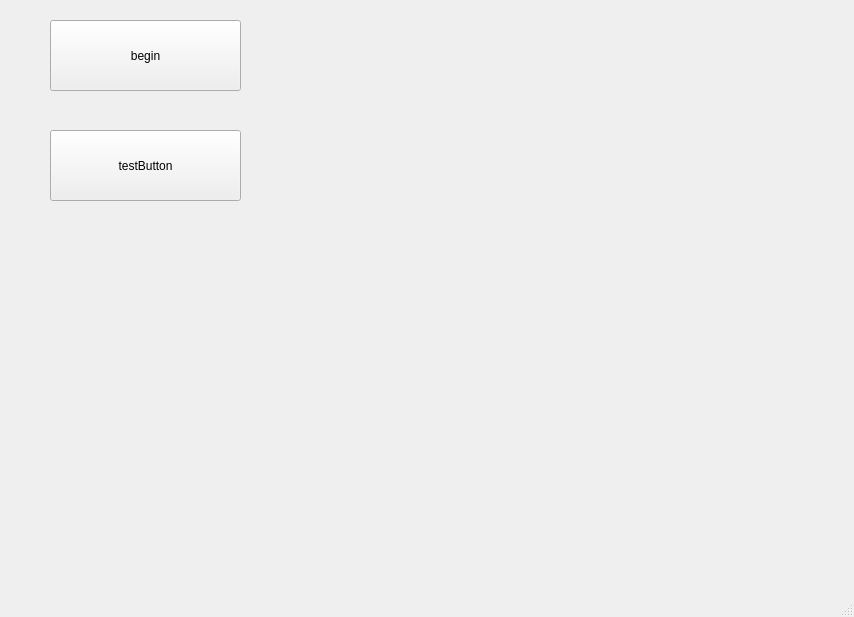
<?xml version="1.0" encoding="UTF-8"?>
<ui version="4.0">
 <class>MainWindow</class>
 <widget class="QMainWindow" name="MainWindow">
  <property name="geometry">
   <rect>
    <x>0</x>
    <y>0</y>
    <width>854</width>
    <height>617</height>
   </rect>
  </property>
  <property name="windowTitle">
   <string>MainWindow</string>
  </property>
  <widget class="QWidget" name="centralwidget">
   <widget class="QPushButton" name="beginGame">
    <property name="geometry">
     <rect>
      <x>50</x>
      <y>20</y>
      <width>191</width>
      <height>71</height>
     </rect>
    </property>
    <property name="text">
     <string>begin</string>
    </property>
   </widget>
   <widget class="QPushButton" name="test">
    <property name="geometry">
     <rect>
      <x>50</x>
      <y>130</y>
      <width>191</width>
      <height>71</height>
     </rect>
    </property>
    <property name="text">
     <string>testButton</string>
    </property>
   </widget>
  </widget>
  <widget class="QMenuBar" name="menubar">
   <property name="geometry">
    <rect>
     <x>0</x>
     <y>0</y>
     <width>854</width>
     <height>26</height>
    </rect>
   </property>
  </widget>
  <widget class="QStatusBar" name="statusbar"/>
 </widget>
 <resources/>
 <connections/>
</ui>
